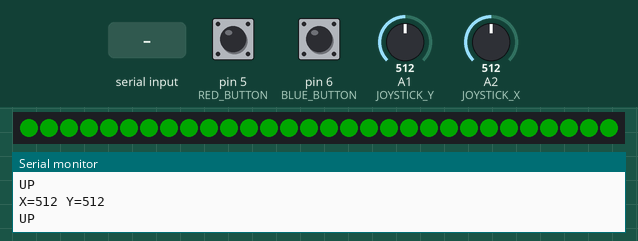
Recording of a sketch running on a simulated Arduino Uno, built with avr-gcc and run on an emulated ATmega328P. Parts: 30 RGB LEDs in strip order, left to right, the last lines printed to the serial monitor. The inputs (shaded band) are chosen by the test bench; at power-on: A2 (JOYSTICK_X) = 512, pin 5 (RED_BUTTON) HIGH, pin 6 (BLUE_BUTTON) HIGH, A1 (JOYSTICK_Y) = 512. Dim RGB values are drawn brighter than linear.

Above: at 1.2 s.
1.3 s: "LEVEL_COMPLETE\n" received over Serial
At 1.63 s:
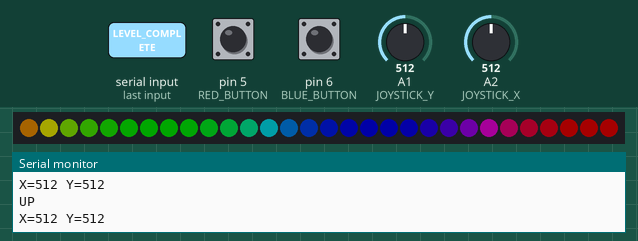
3.1 s: "LIVES:\n" received over Serial
At 3.8 s:
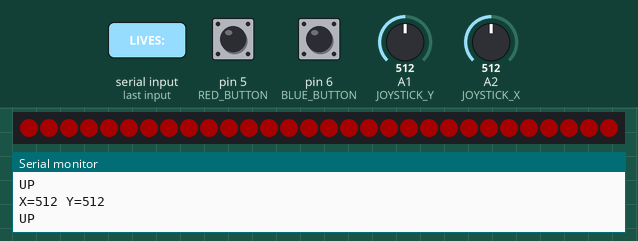
4.6 s: "LIVES:90\n" received over Serial
At 5.8 s:
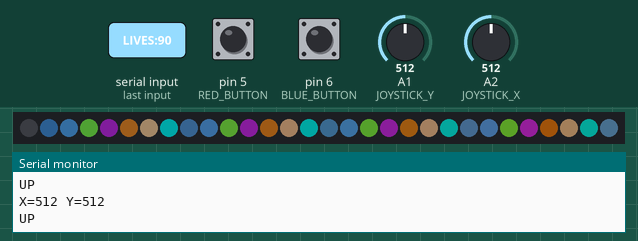
6.1 s: "POWER:90\n" received over Serial
7.7 s: "LEVEL_COMPLETE\n" received over Serial
At 7.9 s:
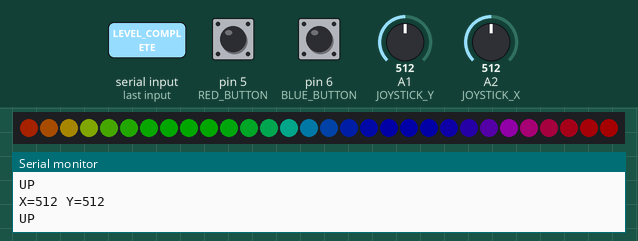
10.7 s: A2 (JOYSTICK_X) set to 428
12.2 s: A2 (JOYSTICK_X) set to 405
Timing chart, 0 to 15.0 s (numbered marks = the images above; inputs shaded):
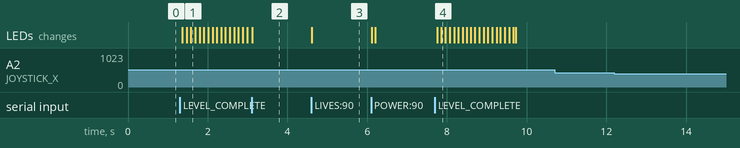

The sketch:

joystick_leds.ino
```cpp
#include <Adafruit_NeoPixel.h>

#define LED_PIN 4
#define LED_COUNT 30

const int JOYSTICK_X = 2;
const int JOYSTICK_Y = 1;
const int BLUE_BUTTON = 6;
const int RED_BUTTON = 5;

Adafruit_NeoPixel strip(LED_COUNT, LED_PIN, NEO_GRB + NEO_KHZ800);

bool lastButtonState = HIGH;
bool lastRedButtonState = HIGH;

int lives = 3;
String incomingCommand = "";

enum LedMode {
  MODE_LIVES,
  MODE_POWER,
  MODE_PAUSE,
  MODE_WIN,
  MODE_GAME_OVER
};

LedMode ledMode = MODE_LIVES;
LedMode previousLedMode = MODE_LIVES;

unsigned long lastJoystickRead = 0;
unsigned long lastBlink = 0;
unsigned long powerRemaining = 0;
unsigned long powerLastTick = 0;
unsigned long winStarted = 0;
unsigned long lastWinFrame = 0;

bool blinkOn = true;
int winFrame = 0;

void showLives() {
  if (lives >= 4) {
    for (int i = 0; i < LED_COUNT; i++) {
      strip.setPixelColor(i, strip.Color(
        (i * 37) % 256,
        (i * 73) % 256,
        (i * 109) % 256
      ));
    }
  } else {
    uint32_t color;

    if (lives == 3) {
      color = strip.Color(0, 255, 0);
    } else if (lives == 2 || lives == 1) {
      color = strip.Color(255, 90, 0);
    } else {
      color = strip.Color(255, 0, 0);
    }

    strip.fill(color);
  }

  strip.show();
}

void handleLedCommand(String cmd) {
  cmd.trim();

  if (cmd.startsWith("LIVES:")) {
    lives = cmd.substring(6).toInt();

    if (ledMode != MODE_GAME_OVER || lives > 0) {
      ledMode = MODE_LIVES;
      lastBlink = millis();
      blinkOn = true;
      showLives();
    }
  }
  else if (cmd.startsWith("POWER:")) {
    powerRemaining = cmd.substring(6).toInt();
    powerLastTick = millis();
    ledMode = MODE_POWER;
  }
  else if (cmd == "PAUSE") {
    if (ledMode != MODE_PAUSE) {
      previousLedMode = ledMode;
      ledMode = MODE_PAUSE;
    }
  }
  else if (cmd == "RESUME") {
    if (ledMode == MODE_PAUSE) {
      ledMode = previousLedMode;
      powerLastTick = millis();
      lastBlink = millis();
    }
  }
  else if (cmd == "LEVEL_COMPLETE") {
    ledMode = MODE_WIN;
    winStarted = millis();
    lastWinFrame = 0;
    winFrame = 0;
  }
  else if (cmd == "GAME_OVER") {
    ledMode = MODE_GAME_OVER;
    strip.fill(strip.Color(255, 0, 0));
    strip.show();
  }
}

void updateLeds() {
  unsigned long now = millis();

  if (ledMode == MODE_PAUSE || ledMode == MODE_GAME_OVER) {
    return;
  }

  if (ledMode == MODE_LIVES) {
    if (lives == 1 && now - lastBlink >= 400) {
      lastBlink = now;
      blinkOn = !blinkOn;

      strip.fill(blinkOn
        ? strip.Color(255, 90, 0)
        : strip.Color(0, 0, 0));

      strip.show();
    }
  }
  else if (ledMode == MODE_POWER) {
    unsigned long elapsed = now - powerLastTick;
    powerLastTick = now;

    if (elapsed >= powerRemaining) {
      powerRemaining = 0;
    } else {
      powerRemaining -= elapsed;
    }

    int ledsOn = (powerRemaining * LED_COUNT) / 8000;
    ledsOn = constrain(ledsOn, 0, LED_COUNT);

    strip.clear();

    for (int i = 0; i < ledsOn; i++) {
      strip.setPixelColor(i, strip.Color(0, 0, 255));
    }

    strip.show();

    if (powerRemaining == 0) {
      ledMode = MODE_LIVES;
      lastBlink = now;
      blinkOn = true;
      showLives();
    }
  }
  else if (ledMode == MODE_WIN) {
    if (now - lastWinFrame >= 100) {
      lastWinFrame = now;
      winFrame++;

      for (int i = 0; i < LED_COUNT; i++) {
        uint16_t hue = (i * 2000 + winFrame * 3000) % 65536;
        strip.setPixelColor(i, strip.gamma32(strip.ColorHSV(hue)));
      }

      strip.show();
    }

    if (now - winStarted >= 2000) {
      ledMode = MODE_LIVES;
      showLives();
    }
  }
}

void readJoystickAndButtons() {
  unsigned long now = millis();

  if (now - lastJoystickRead < 200) {
    return;
  }

  lastJoystickRead = now;

  int xValue = analogRead(JOYSTICK_X);
  int yValue = analogRead(JOYSTICK_Y);

  Serial.print("X=");
  Serial.print(xValue);
  Serial.print(" Y=");
  Serial.println(yValue);

  bool currentButtonState = digitalRead(BLUE_BUTTON);
  bool currentRedButtonState = digitalRead(RED_BUTTON);

  String direction = "CENTER";

int xDeviation = abs(xValue - 3150);
int yDeviation = abs(yValue - 3250);

if (yDeviation > xDeviation) {
    if (yValue > 3600) {
        direction = "DOWN";
    }
    else if (yValue < 2400) {
        direction = "UP";
    }
}
else {
    if (xValue > 3600) {
        direction = "RIGHT";
    }
    else if (xValue < 2400) {
        direction = "LEFT";
    }
}

  Serial.println(direction);

  if (lastButtonState == HIGH && currentButtonState == LOW) {
    Serial.println("START");
  }

  if (lastRedButtonState == HIGH && currentRedButtonState == LOW) {
    Serial.println("PAUSE");
  }

  lastButtonState = currentButtonState;
  lastRedButtonState = currentRedButtonState;
}

void setup() {
  Serial.begin(9600);

  pinMode(BLUE_BUTTON, INPUT_PULLUP);
  pinMode(RED_BUTTON, INPUT_PULLUP);

  strip.begin();
  strip.setBrightness(40);
  strip.clear();
  strip.show();

  showLives();
}

void loop() {
  // Read commands sent from the browser
  while (Serial.available()) {
    char c = Serial.read();

    if (c == '\n') {
      handleLedCommand(incomingCommand);
      incomingCommand = "";
    }
    else if (c != '\r' && incomingCommand.length() < 80) {
      incomingCommand += c;
    }
  }

  // Send joystick and button events to the browser
  readJoystickAndButtons();

  // Update LED animations
  updateLeds();

  delay(10);
}
```

Measured:
- after the input at 1.3 s, the LEDs: first change after 0.06 s (image 1 shows a later state)
- after the input at 3.1 s, the LEDs: change at once (image 2)
- after the input at 4.6 s, the LEDs: change at once (image 3)
- after the input at 7.7 s, the LEDs: first change after 0.06 s (image 4 shows a later state)
